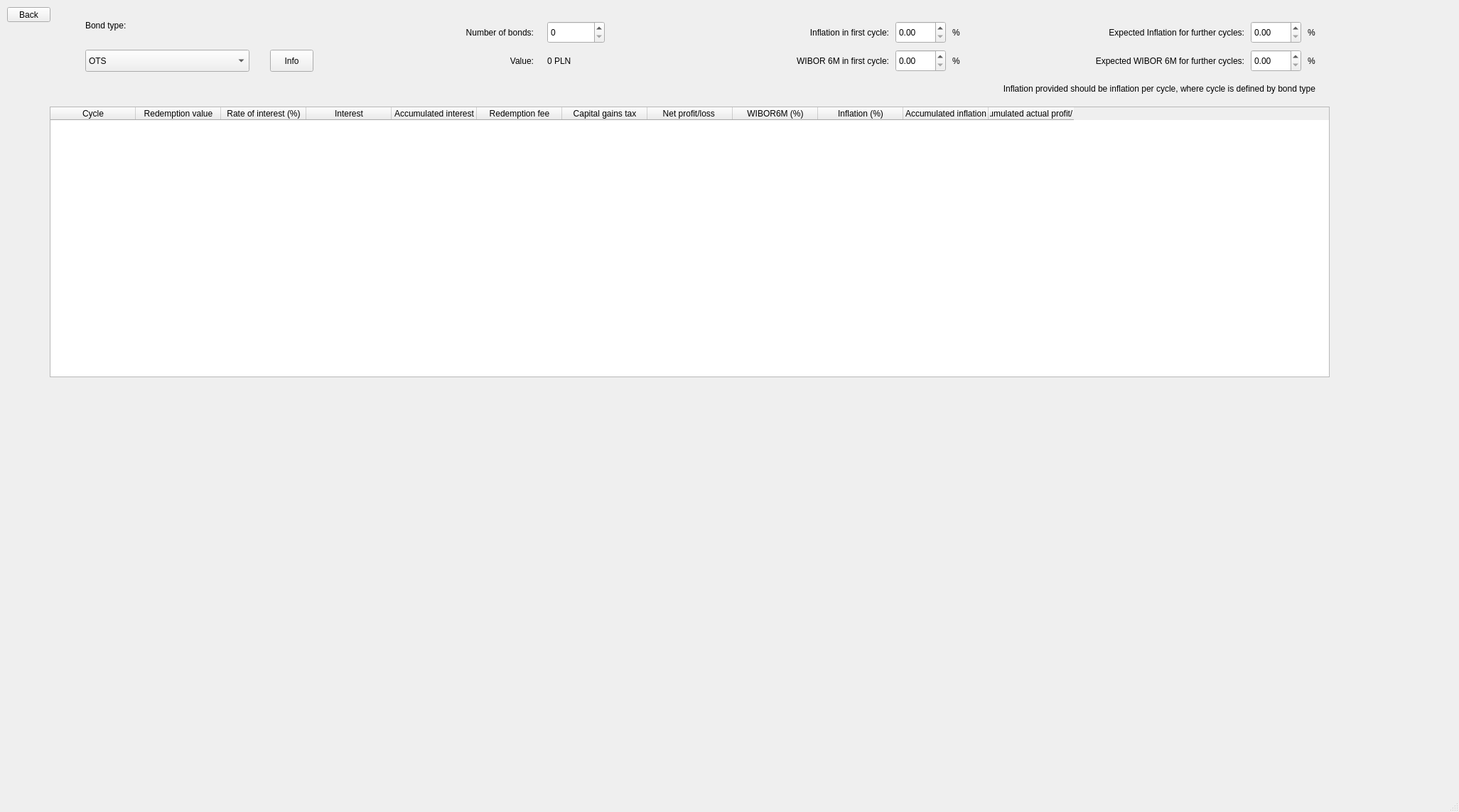
<?xml version="1.0" encoding="UTF-8"?>
<ui version="4.0">
 <class>MainWindow</class>
 <widget class="QMainWindow" name="MainWindow">
  <property name="geometry">
   <rect>
    <x>0</x>
    <y>0</y>
    <width>2053</width>
    <height>1143</height>
   </rect>
  </property>
  <property name="windowTitle">
   <string>MainWindow</string>
  </property>
  <widget class="QWidget" name="centralwidget">
   <widget class="QPushButton" name="back_button">
    <property name="geometry">
     <rect>
      <x>10</x>
      <y>10</y>
      <width>61</width>
      <height>21</height>
     </rect>
    </property>
    <property name="cursor">
     <cursorShape>PointingHandCursor</cursorShape>
    </property>
    <property name="text">
     <string>Back</string>
    </property>
   </widget>
   <widget class="QComboBox" name="comboBox">
    <property name="geometry">
     <rect>
      <x>120</x>
      <y>70</y>
      <width>231</width>
      <height>31</height>
     </rect>
    </property>
    <property name="cursor">
     <cursorShape>PointingHandCursor</cursorShape>
    </property>
    <item>
     <property name="text">
      <string>OTS</string>
     </property>
    </item>
    <item>
     <property name="text">
      <string>DOS</string>
     </property>
    </item>
    <item>
     <property name="text">
      <string>TOZ</string>
     </property>
    </item>
    <item>
     <property name="text">
      <string>COI</string>
     </property>
    </item>
    <item>
     <property name="text">
      <string>EDO</string>
     </property>
    </item>
   </widget>
   <widget class="QDoubleSpinBox" name="wibor2_spinbox">
    <property name="geometry">
     <rect>
      <x>1760</x>
      <y>70</y>
      <width>71</width>
      <height>31</height>
     </rect>
    </property>
    <property name="cursor">
     <cursorShape>PointingHandCursor</cursorShape>
    </property>
   </widget>
   <widget class="QDoubleSpinBox" name="inflation2_spinbox">
    <property name="geometry">
     <rect>
      <x>1760</x>
      <y>30</y>
      <width>71</width>
      <height>31</height>
     </rect>
    </property>
    <property name="cursor">
     <cursorShape>PointingHandCursor</cursorShape>
    </property>
   </widget>
   <widget class="QLabel" name="label">
    <property name="geometry">
     <rect>
      <x>1390</x>
      <y>70</y>
      <width>361</width>
      <height>31</height>
     </rect>
    </property>
    <property name="text">
     <string>Expected WIBOR 6M for further cycles:</string>
    </property>
    <property name="alignment">
     <set>Qt::AlignRight|Qt::AlignTrailing|Qt::AlignVCenter</set>
    </property>
   </widget>
   <widget class="QLabel" name="label_2">
    <property name="geometry">
     <rect>
      <x>1390</x>
      <y>30</y>
      <width>361</width>
      <height>31</height>
     </rect>
    </property>
    <property name="text">
     <string>Expected Inflation for further cycles:</string>
    </property>
    <property name="alignment">
     <set>Qt::AlignRight|Qt::AlignTrailing|Qt::AlignVCenter</set>
    </property>
   </widget>
   <widget class="QLabel" name="label_3">
    <property name="geometry">
     <rect>
      <x>120</x>
      <y>20</y>
      <width>221</width>
      <height>31</height>
     </rect>
    </property>
    <property name="text">
     <string>Bond type:</string>
    </property>
   </widget>
   <widget class="QLabel" name="label_4">
    <property name="geometry">
     <rect>
      <x>1840</x>
      <y>70</y>
      <width>16</width>
      <height>31</height>
     </rect>
    </property>
    <property name="text">
     <string>%</string>
    </property>
   </widget>
   <widget class="QLabel" name="label_5">
    <property name="geometry">
     <rect>
      <x>1840</x>
      <y>30</y>
      <width>16</width>
      <height>31</height>
     </rect>
    </property>
    <property name="text">
     <string>%</string>
    </property>
   </widget>
   <widget class="QWidget" name="verticalLayoutWidget">
    <property name="geometry">
     <rect>
      <x>10</x>
      <y>480</y>
      <width>1831</width>
      <height>621</height>
     </rect>
    </property>
    <layout class="QVBoxLayout" name="vlayout"/>
   </widget>
   <widget class="QTableWidget" name="tableWidget">
    <property name="geometry">
     <rect>
      <x>70</x>
      <y>150</y>
      <width>1801</width>
      <height>381</height>
     </rect>
    </property>
    <property name="sizeAdjustPolicy">
     <enum>QAbstractScrollArea::AdjustToContents</enum>
    </property>
    <attribute name="horizontalHeaderMinimumSectionSize">
     <number>120</number>
    </attribute>
    <attribute name="horizontalHeaderDefaultSectionSize">
     <number>120</number>
    </attribute>
    <attribute name="horizontalHeaderStretchLastSection">
     <bool>false</bool>
    </attribute>
    <attribute name="verticalHeaderStretchLastSection">
     <bool>false</bool>
    </attribute>
    <column>
     <property name="text">
      <string>Cycle</string>
     </property>
    </column>
    <column>
     <property name="text">
      <string>Redemption value</string>
     </property>
    </column>
    <column>
     <property name="text">
      <string>Rate of interest (%)</string>
     </property>
    </column>
    <column>
     <property name="text">
      <string>Interest</string>
     </property>
    </column>
    <column>
     <property name="text">
      <string>Accumulated interest</string>
     </property>
    </column>
    <column>
     <property name="text">
      <string>Redemption fee</string>
     </property>
    </column>
    <column>
     <property name="text">
      <string>Capital gains tax</string>
     </property>
    </column>
    <column>
     <property name="text">
      <string>Net profit/loss </string>
     </property>
    </column>
    <column>
     <property name="text">
      <string>WIBOR6M (%)</string>
     </property>
    </column>
    <column>
     <property name="text">
      <string>Inflation (%)</string>
     </property>
    </column>
    <column>
     <property name="text">
      <string>Accumulated inflation</string>
     </property>
    </column>
    <column>
     <property name="text">
      <string>Accumulated actual profit/loss</string>
     </property>
    </column>
   </widget>
   <widget class="QSpinBox" name="spinBox">
    <property name="geometry">
     <rect>
      <x>770</x>
      <y>30</y>
      <width>81</width>
      <height>31</height>
     </rect>
    </property>
    <property name="cursor">
     <cursorShape>PointingHandCursor</cursorShape>
    </property>
    <property name="maximum">
     <number>9999</number>
    </property>
   </widget>
   <widget class="QLabel" name="label_7">
    <property name="geometry">
     <rect>
      <x>500</x>
      <y>70</y>
      <width>251</width>
      <height>31</height>
     </rect>
    </property>
    <property name="text">
     <string>Value:</string>
    </property>
    <property name="alignment">
     <set>Qt::AlignRight|Qt::AlignTrailing|Qt::AlignVCenter</set>
    </property>
   </widget>
   <widget class="QLabel" name="label_8">
    <property name="geometry">
     <rect>
      <x>490</x>
      <y>30</y>
      <width>261</width>
      <height>31</height>
     </rect>
    </property>
    <property name="text">
     <string>Number of bonds:</string>
    </property>
    <property name="alignment">
     <set>Qt::AlignRight|Qt::AlignTrailing|Qt::AlignVCenter</set>
    </property>
   </widget>
   <widget class="QLabel" name="value_label">
    <property name="geometry">
     <rect>
      <x>770</x>
      <y>70</y>
      <width>91</width>
      <height>31</height>
     </rect>
    </property>
    <property name="text">
     <string>0 PLN</string>
    </property>
   </widget>
   <widget class="QPushButton" name="info_button">
    <property name="geometry">
     <rect>
      <x>380</x>
      <y>70</y>
      <width>61</width>
      <height>31</height>
     </rect>
    </property>
    <property name="cursor">
     <cursorShape>PointingHandCursor</cursorShape>
    </property>
    <property name="text">
     <string>Info</string>
    </property>
   </widget>
   <widget class="QDoubleSpinBox" name="wibor1_spinbox">
    <property name="geometry">
     <rect>
      <x>1260</x>
      <y>70</y>
      <width>71</width>
      <height>31</height>
     </rect>
    </property>
    <property name="cursor">
     <cursorShape>PointingHandCursor</cursorShape>
    </property>
   </widget>
   <widget class="QLabel" name="label_6">
    <property name="geometry">
     <rect>
      <x>1340</x>
      <y>30</y>
      <width>16</width>
      <height>31</height>
     </rect>
    </property>
    <property name="text">
     <string>%</string>
    </property>
   </widget>
   <widget class="QDoubleSpinBox" name="inflation1_spinbox">
    <property name="geometry">
     <rect>
      <x>1260</x>
      <y>30</y>
      <width>71</width>
      <height>31</height>
     </rect>
    </property>
    <property name="cursor">
     <cursorShape>PointingHandCursor</cursorShape>
    </property>
   </widget>
   <widget class="QLabel" name="label_10">
    <property name="geometry">
     <rect>
      <x>890</x>
      <y>70</y>
      <width>361</width>
      <height>31</height>
     </rect>
    </property>
    <property name="text">
     <string>WIBOR 6M in first cycle:</string>
    </property>
    <property name="alignment">
     <set>Qt::AlignRight|Qt::AlignTrailing|Qt::AlignVCenter</set>
    </property>
   </widget>
   <widget class="QLabel" name="label_11">
    <property name="geometry">
     <rect>
      <x>890</x>
      <y>30</y>
      <width>361</width>
      <height>31</height>
     </rect>
    </property>
    <property name="text">
     <string>Inflation in first cycle:</string>
    </property>
    <property name="alignment">
     <set>Qt::AlignRight|Qt::AlignTrailing|Qt::AlignVCenter</set>
    </property>
   </widget>
   <widget class="QLabel" name="label_12">
    <property name="geometry">
     <rect>
      <x>1340</x>
      <y>70</y>
      <width>16</width>
      <height>31</height>
     </rect>
    </property>
    <property name="text">
     <string>%</string>
    </property>
   </widget>
   <widget class="QLabel" name="label_9">
    <property name="geometry">
     <rect>
      <x>1140</x>
      <y>109</y>
      <width>711</width>
      <height>31</height>
     </rect>
    </property>
    <property name="text">
     <string>Inflation provided should be inflation per cycle, where cycle is defined by bond type</string>
    </property>
    <property name="alignment">
     <set>Qt::AlignRight|Qt::AlignTrailing|Qt::AlignVCenter</set>
    </property>
   </widget>
  </widget>
  <widget class="QMenuBar" name="menubar">
   <property name="geometry">
    <rect>
     <x>0</x>
     <y>0</y>
     <width>2053</width>
     <height>26</height>
    </rect>
   </property>
  </widget>
  <widget class="QStatusBar" name="statusbar"/>
 </widget>
 <resources/>
 <connections/>
</ui>
